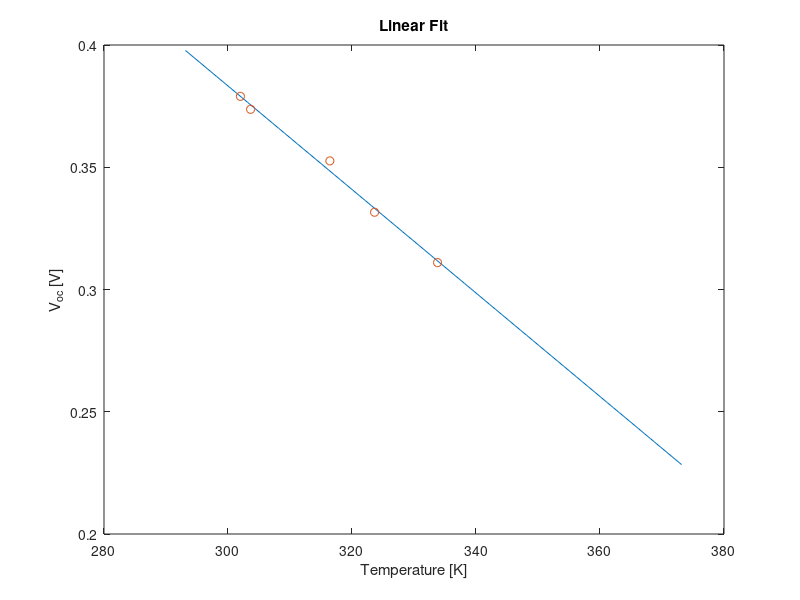
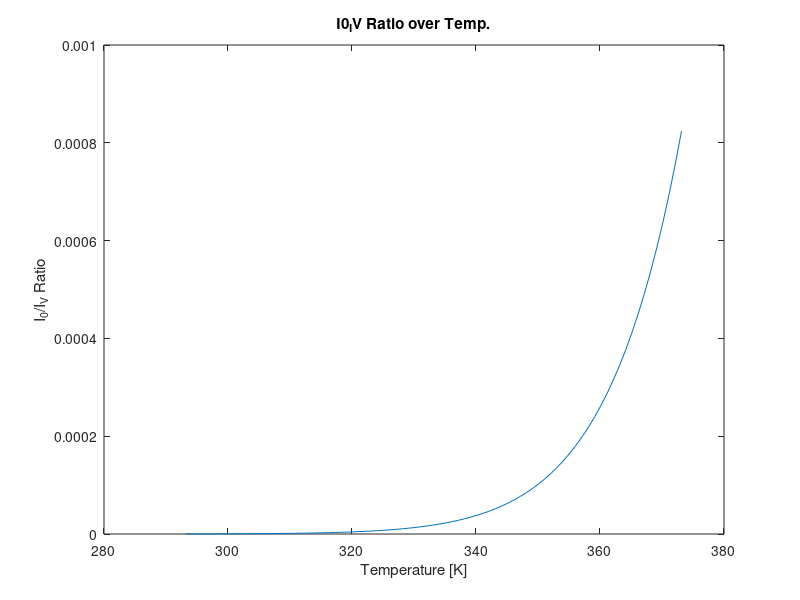

Write MATLAB code to recreate these figures, in order.
%% Data Input & Linear Curve Fit
data = [28.85, 0.379; 30.492, 0.3737; 43.279, 0.3526; 50.49, 0.3316;...
    60.65, 0.311];
x = data(:,1)+273.15; %convert oC to K
y = data(:,2);

X = [ones(length(x),1), x];

b = X\y;

T_pv = linspace(20+273.15,100+273.15,81);

%% Plot Fit
Voc = @(t) b(2).*t + b(1);
plot(T_pv, Voc(T_pv)); 

hold on;
plot(x,y,'o');
xlabel("Temperature [K]");
ylabel("V_o_c [V]");
title("Linear Fit");

%% Plot I0_IV
kb = 1.3807*10^-23; %[J/K]
qe = 1.602*10^-19; %[C]

%For Kelvin
I0_IV = @(t) (exp(Voc(t).*qe./(kb.*t))-1).^-1;
figure;
plot(T_pv, I0_IV(T_pv));
xlabel("Temperature [K]");
ylabel("I_0/I_V Ratio");
title("I0\_IV Ratio over Temp.");